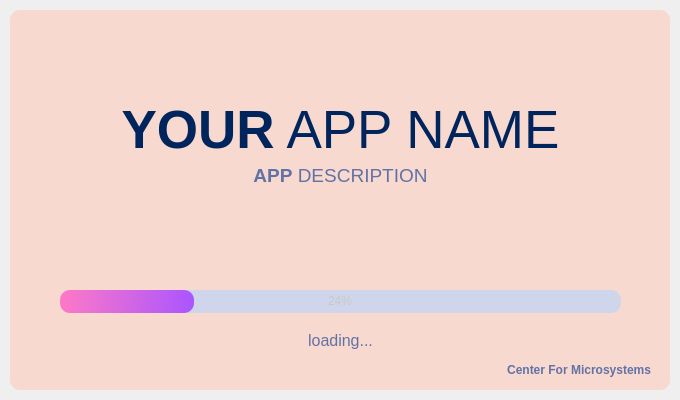
<?xml version="1.0" encoding="UTF-8"?>
<ui version="4.0">
 <class>SplashScreen</class>
 <widget class="QMainWindow" name="SplashScreen">
  <property name="geometry">
   <rect>
    <x>0</x>
    <y>0</y>
    <width>680</width>
    <height>400</height>
   </rect>
  </property>
  <property name="windowTitle">
   <string>MainWindow</string>
  </property>
  <widget class="QWidget" name="centralwidget">
   <layout class="QVBoxLayout" name="verticalLayout">
    <property name="spacing">
     <number>0</number>
    </property>
    <property name="leftMargin">
     <number>10</number>
    </property>
    <property name="topMargin">
     <number>10</number>
    </property>
    <property name="rightMargin">
     <number>10</number>
    </property>
    <property name="bottomMargin">
     <number>10</number>
    </property>
    <item>
     <widget class="QFrame" name="dropShadowFrame">
      <property name="styleSheet">
       <string notr="true">QFrame {	
	background-color: rgb(247, 217, 208);	
	color: rgb(225, 225, 225);
	border-radius: 10px;
}</string>
      </property>
      <property name="frameShape">
       <enum>QFrame::StyledPanel</enum>
      </property>
      <property name="frameShadow">
       <enum>QFrame::Raised</enum>
      </property>
      <widget class="QLabel" name="label_title">
       <property name="geometry">
        <rect>
         <x>0</x>
         <y>90</y>
         <width>661</width>
         <height>61</height>
        </rect>
       </property>
       <property name="font">
        <font>
         <family>Segoe UI</family>
         <pointsize>40</pointsize>
        </font>
       </property>
       <property name="styleSheet">
        <string notr="true">color: rgb(0,36,92);</string>
       </property>
       <property name="text">
        <string>&lt;strong&gt;YOUR&lt;/strong&gt; APP NAME</string>
       </property>
       <property name="alignment">
        <set>Qt::AlignCenter</set>
       </property>
      </widget>
      <widget class="QLabel" name="label_description">
       <property name="geometry">
        <rect>
         <x>0</x>
         <y>150</y>
         <width>661</width>
         <height>31</height>
        </rect>
       </property>
       <property name="font">
        <font>
         <family>Segoe UI</family>
         <pointsize>14</pointsize>
        </font>
       </property>
       <property name="styleSheet">
        <string notr="true">color: rgb(98, 114, 164);</string>
       </property>
       <property name="text">
        <string>&lt;strong&gt;APP&lt;/strong&gt; DESCRIPTION</string>
       </property>
       <property name="alignment">
        <set>Qt::AlignCenter</set>
       </property>
      </widget>
      <widget class="QProgressBar" name="progressBar">
       <property name="geometry">
        <rect>
         <x>50</x>
         <y>280</y>
         <width>561</width>
         <height>23</height>
        </rect>
       </property>
       <property name="styleSheet">
        <string notr="true">QProgressBar {
	
	background-color: rgb(207,213,234);
	color: rgb(200, 200, 200);
	border-style: none;
	border-radius: 10px;
	text-align: center;
	text-color: rgb(0,0,0)
}
QProgressBar::chunk{
	border-radius: 10px;
	background-color: qlineargradient(spread:pad, x1:0, y1:0.511364, x2:1, y2:0.523, stop:0 rgba(254, 121, 199, 255), stop:1 rgba(170, 85, 255, 255));
}</string>
       </property>
       <property name="value">
        <number>24</number>
       </property>
      </widget>
      <widget class="QLabel" name="label_loading">
       <property name="geometry">
        <rect>
         <x>0</x>
         <y>320</y>
         <width>661</width>
         <height>21</height>
        </rect>
       </property>
       <property name="font">
        <font>
         <family>Segoe UI</family>
         <pointsize>12</pointsize>
        </font>
       </property>
       <property name="styleSheet">
        <string notr="true">color: rgb(98, 114, 164);</string>
       </property>
       <property name="text">
        <string>loading...</string>
       </property>
       <property name="alignment">
        <set>Qt::AlignCenter</set>
       </property>
      </widget>
      <widget class="QLabel" name="label_credits">
       <property name="geometry">
        <rect>
         <x>20</x>
         <y>350</y>
         <width>621</width>
         <height>21</height>
        </rect>
       </property>
       <property name="font">
        <font>
         <family>Segoe UI</family>
         <pointsize>10</pointsize>
        </font>
       </property>
       <property name="styleSheet">
        <string notr="true">color: rgb(98, 114, 164);</string>
       </property>
       <property name="text">
        <string>&lt;html&gt;&lt;head/&gt;&lt;body&gt;&lt;p&gt;&lt;span style=&quot; font-size:9pt; font-weight:600;&quot;&gt;Center For Microsystems&lt;/span&gt;&lt;/p&gt;&lt;/body&gt;&lt;/html&gt;</string>
       </property>
       <property name="alignment">
        <set>Qt::AlignRight|Qt::AlignTrailing|Qt::AlignVCenter</set>
       </property>
      </widget>
     </widget>
    </item>
   </layout>
  </widget>
 </widget>
 <resources/>
 <connections/>
</ui>
